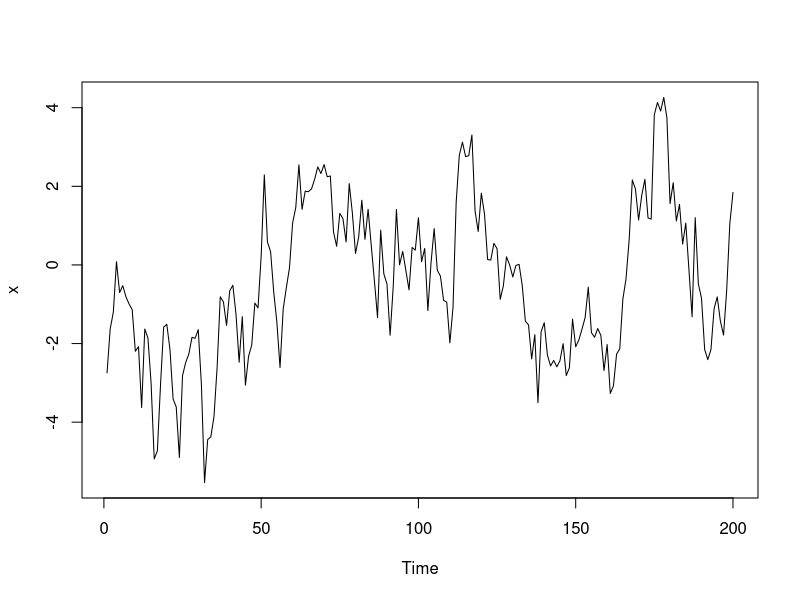
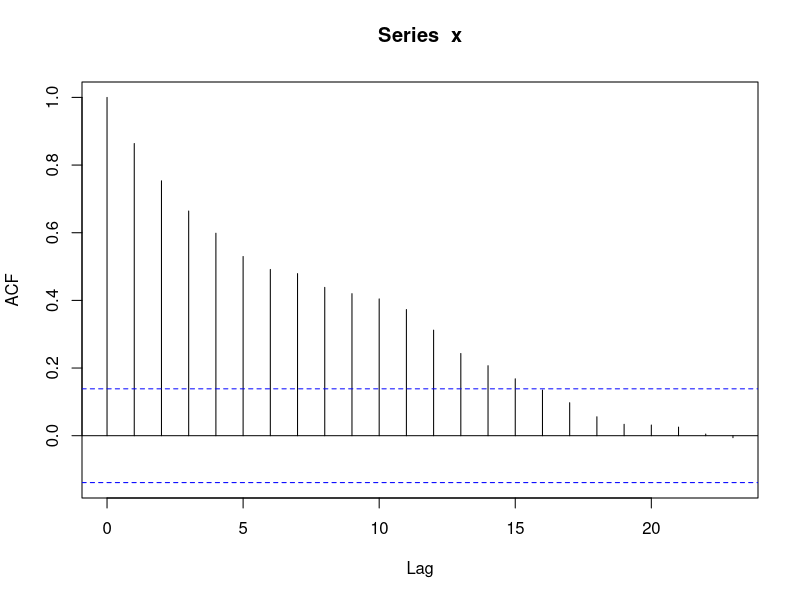
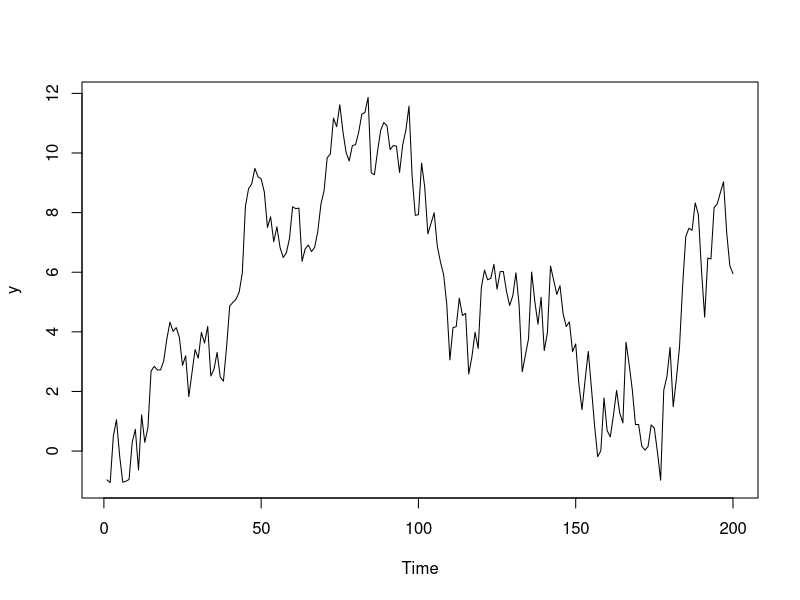
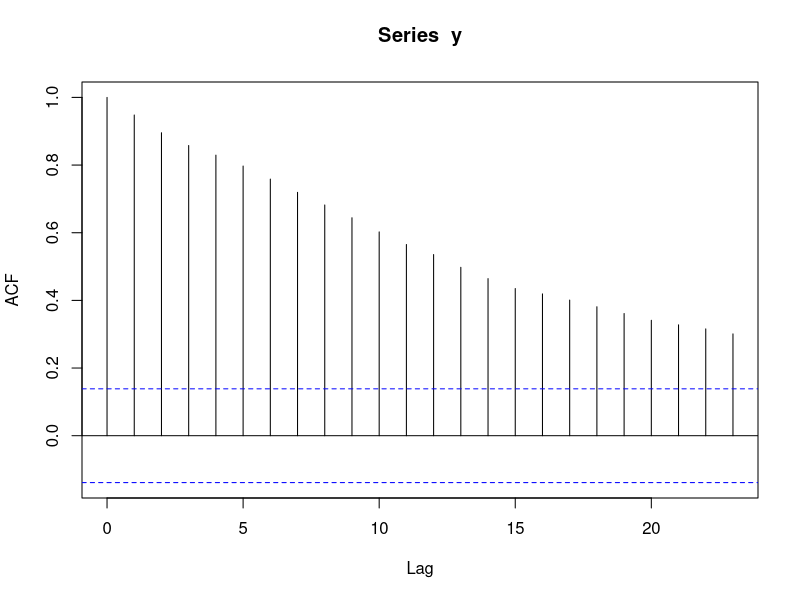
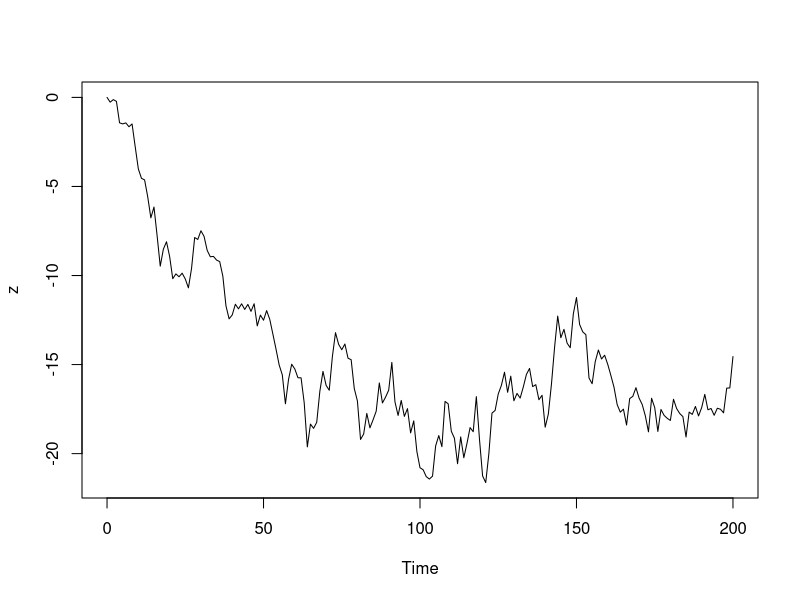
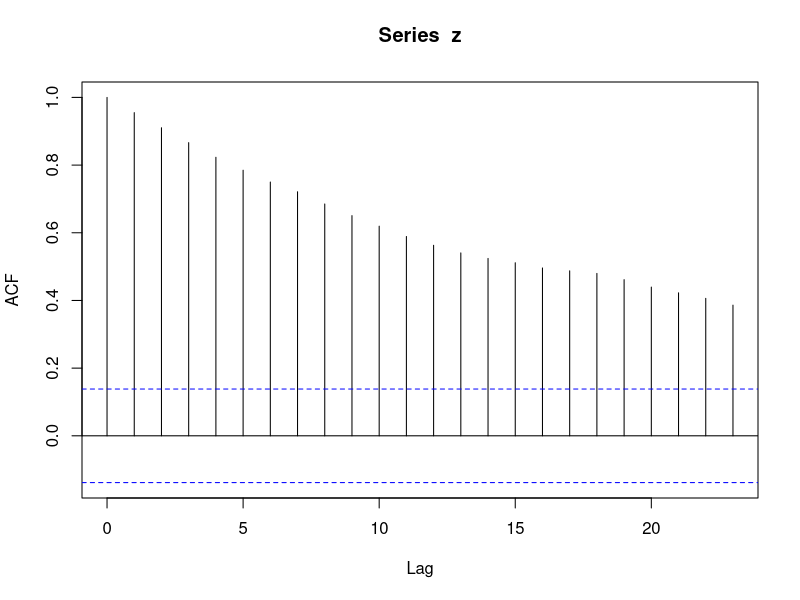

Reproduce these figures in R, in order. (Note: this script raises an error after producing the figures.)
###########################
###########################
########### chapter 4
###########################
###########################

# Persistence and anti-persistence
# 
# Autoregressive processes can exhibit varying levels of persistence as well as anti-persistence or oscillatory behavior. Persistence is defined by a high correlation between an observation and its lag, while anti-persistence is defined by a large amount of variation between an observation and its lag.
# 
# The four plots on the right show varying degrees of persistence and anti-persistence. Which series exhibits the greatest persistence?


# Exactly right! Plot D shows a very high degree of persistence, with a clear downward trend over time.


# Simulate and plot AR model with slope 0.9 
x <- arima.sim(model = list(order = c(1,0,0), ar = 0.9), n = 200)
ts.plot(x)
acf(x)

# Simulate and plot AR model with slope 0.98
y <- arima.sim(model = list(order = c(1,0,0), ar = 0.98), n = 200)
ts.plot(y)
acf(y)

# Simulate and plot RW model
z <- arima.sim(model = list(order = c(0,1,0)), n=200)
ts.plot(z)
acf(z)

###########################################
###########################################
###########################################
######## AR model estimation and forecasting
###########################################
###########################################
###########################################

# AR processes: inflation rate
# one-month US inflation rate (in percent, annual rate)
# montly observations from 1950 through 1990
# 

data(Mishkin, package = "Ecdat")
inflation <- as.ts(Mishkin[,1])
ts.plot(inflation)
acf(inflation)


########################################
## 
# Today - Mean = slope * (yesterday - mean) + noise
# 
AR_inflation <- arima(inflation, order = c(1,0,0))
# 
print(AR_inflation)

# AR fitted values
# Today_hat = Mean_hat + slope_hat * (Yesterday - Mean_hat)

# 
ts.plot(inflation)

# 
AR_inflation_fitted <- inflation - residuals(AR_inflation) # extract residuals

# add fitted values to the figure using points function
points(AR_inflation_fitted, type = "l", col = "red", lty = 2)

# can use predict function to do model-based forecasting
predict(AR_inflation)$pred

# 
predict(AR_inflation)$se

# h-step ahead forecasts
predict(AR_inflation, n.ahead = 6)$pred

# 
predict(AR_inflation, n.ahead = 6)$se

# 
# Fit the AR model to x
arima(x, order = c(1, 0, 0))

# Copy and paste the slope (ar1) estimate
0.8575

# Copy and paste the slope mean (intercept) estimate
-0.0948

# Copy and paste the innovation variance (sigma^2) estimate
1.022

# Fit the AR model to AirPassengers
AR <- arima(AirPassengers, order = c(1, 0, 0))
print(AR)

# Run the following commands to plot the series and fitted values
ts.plot(AirPassengers)
AR_fitted <- AirPassengers - residuals(AR)
points(AR_fitted, type = "l", col = 2, lty = 2)



# Fit an AR model to Nile
AR_fit <- arima(Nile, order  = c(1,0,0))
print(AR_fit)

# Use predict() to make a 1-step forecast
predict_AR <- predict(AR_fit)

# Obtain the 1-step forecast using $pred[1]
predict_AR$pred[1]


# Use predict to make 1-step through 10-step forecasts
predict(AR_fit, n.ahead = 10)

# Run to plot the Nile series plus the forecast and 95% prediction intervals
ts.plot(Nile, xlim = c(1871, 1980))
AR_forecast <- predict(AR_fit, n.ahead = 10)$pred
AR_forecast_se <- predict(AR_fit, n.ahead = 10)$se
points(AR_forecast, type = "l", col = 2)
points(AR_forecast - 2*AR_forecast_se, type = "l", col = 2, lty = 2)
points(AR_forecast + 2*AR_forecast_se, type = "l", col = 2, lty = 2)